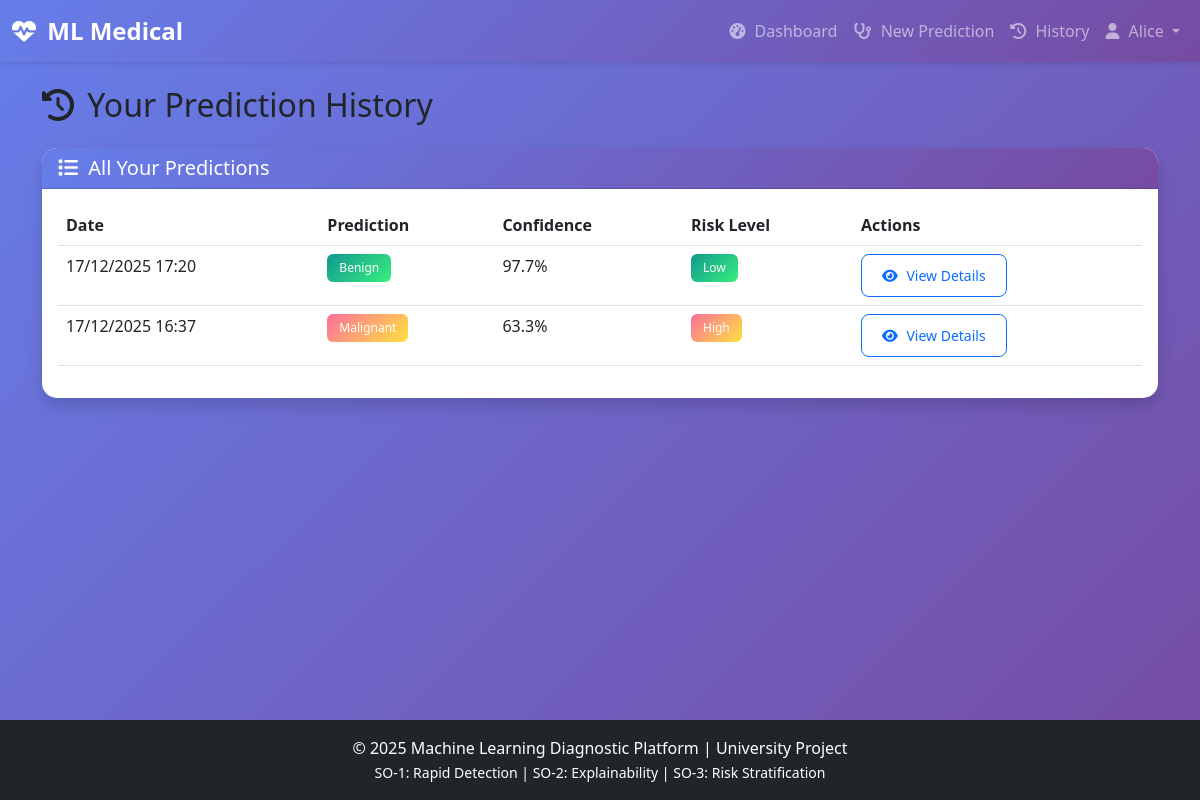
/patient/history (signed in), run on an earlier commit of the app's database.
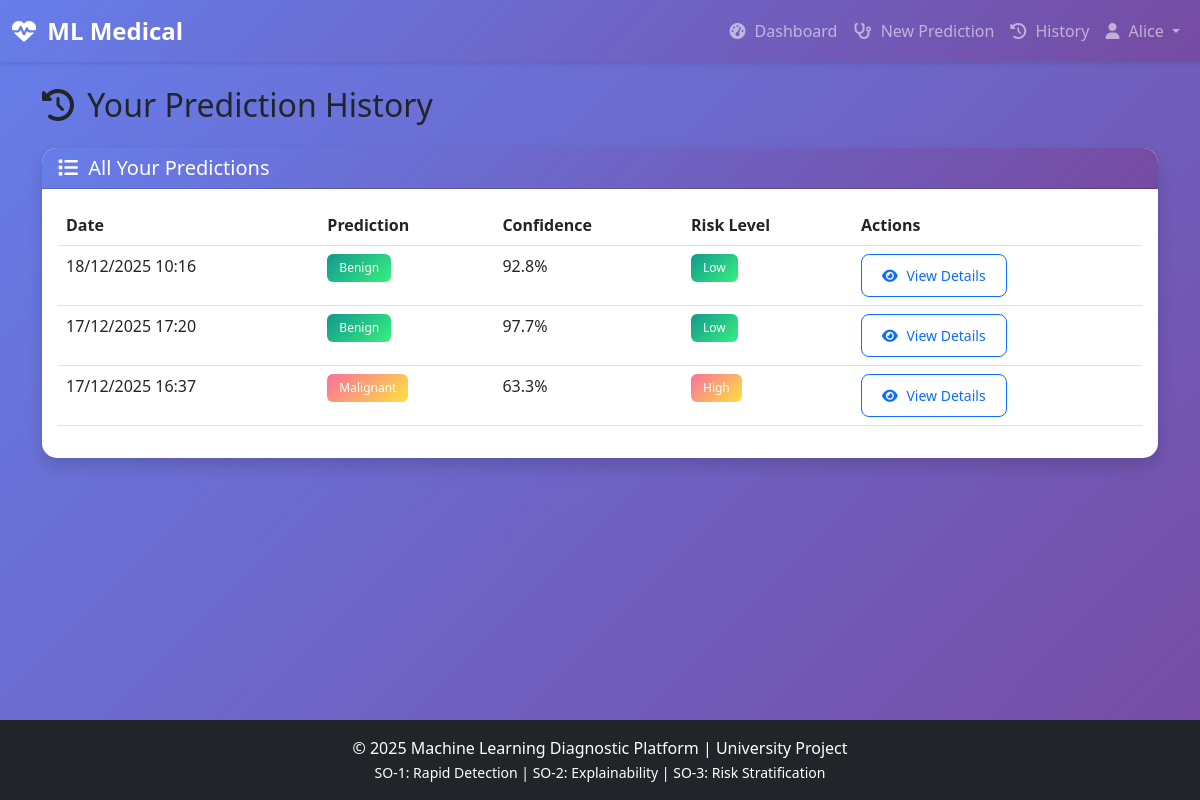
And on a later commit of the database.
### models.py (models this page shows, shortened)
class Prediction(db.Model):
    __tablename__ = 'predictions'
    id = db.Column(db.Integer, primary_key=True)
    patient_id = db.Column(db.Integer, db.ForeignKey('users.id'), nullable=False)
    input_data = db.Column(db.Text, nullable=False)
    prediction = db.Column(db.String(50), nullable=False)  # Malignant or Benign
    probability = db.Column(db.Float, nullable=False)
    risk_level = db.Column(db.String(20))  # Low, Medium, High
    feature_importance = db.Column(db.Text)
    created_at = db.Column(db.DateTime, default=datetime.utcnow)
    def get_risk_color(self):
        if self.risk_level == 'Low':
            return 'success'
        elif self.risk_level == 'Medium':
            return 'warning'
        else:
            return 'danger'
    def get_prediction_color(self):
        if self.prediction == 'Benign':
            return 'success'
        else:
            return 'danger'

### app.py (the view)
@app.route('/patient/history')
@login_required
def patient_history():
    if current_user.role != 'patient':
        flash('Access denied.', 'danger')
        return redirect(url_for('dashboard'))
    predictions = Prediction.query.filter_by(patient_id=current_user.id).order_by(Prediction.created_at.desc()).all()
    return render_template('patient_history.html', predictions=predictions)

### run.py (called while the page is built)
@login_manager.user_loader
def load_user(user_id):
    return db.session.get(User, int(user_id))

### templates/patient_history.html (shortened to what this page needs)
{% extends "base.html" %}
{% block content %}
<div class="row">
    <div class="col-12">
        <h2 class="mb-4">
            <i class="fas fa-history"></i> Your Prediction History
        </h2>
    </div>
</div>
<div class="row">
    <div class="col-12">
        <div class="card shadow">
            <div class="card-header bg-primary text-white">
                <h5 class="mb-0"><i class="fas fa-list"></i> All Your Predictions</h5>
            </div>
            <div class="card-body">
                {% if predictions %}
                <div class="table-responsive">
                    <table class="table table-hover">
                        <thead>
                            <tr>
                                <th>Date</th>
                                <th>Prediction</th>
                                <th>Confidence</th>
                                <th>Risk Level</th>
                                <th>Actions</th>
                            </tr>
                        </thead>
                        <tbody>
                            {% for pred in predictions %}
                            <tr>
                                <td>{{ pred.created_at.strftime('%d/%m/%Y %H:%M') }}</td>
                                <td>
                                    <span class="badge bg-{{ pred.get_prediction_color() }}">
                                        {{ pred.prediction }}
                                    </span>
                                </td>
                                <td>{{ (pred.probability * 100)|round(1) }}%</td>
                                <td>
                                    <span class="badge bg-{{ pred.get_risk_color() }}">
                                        {{ pred.risk_level }}
                                    </span>
                                </td>
                                <td>
                                    <a href="{{ url_for('patient_view_result', prediction_id=pred.id) }}"
                                       class="btn btn-sm btn-outline-primary">
                                        <i class="fas fa-eye"></i> View Details
                                    </a>
                                </td>
                            </tr>
                            {% endfor %}
                        </tbody>
                    </table>
                </div>
                {% endif %}
            </div>
        </div>
    </div>
</div>
{% endblock %}

What changed in the data, as far as the page shows it:
added Prediction: created_at "18/12/2025 10:16", prediction "Benign", (pred.probability*100)|round(1) "92.8", risk_level "Low"
